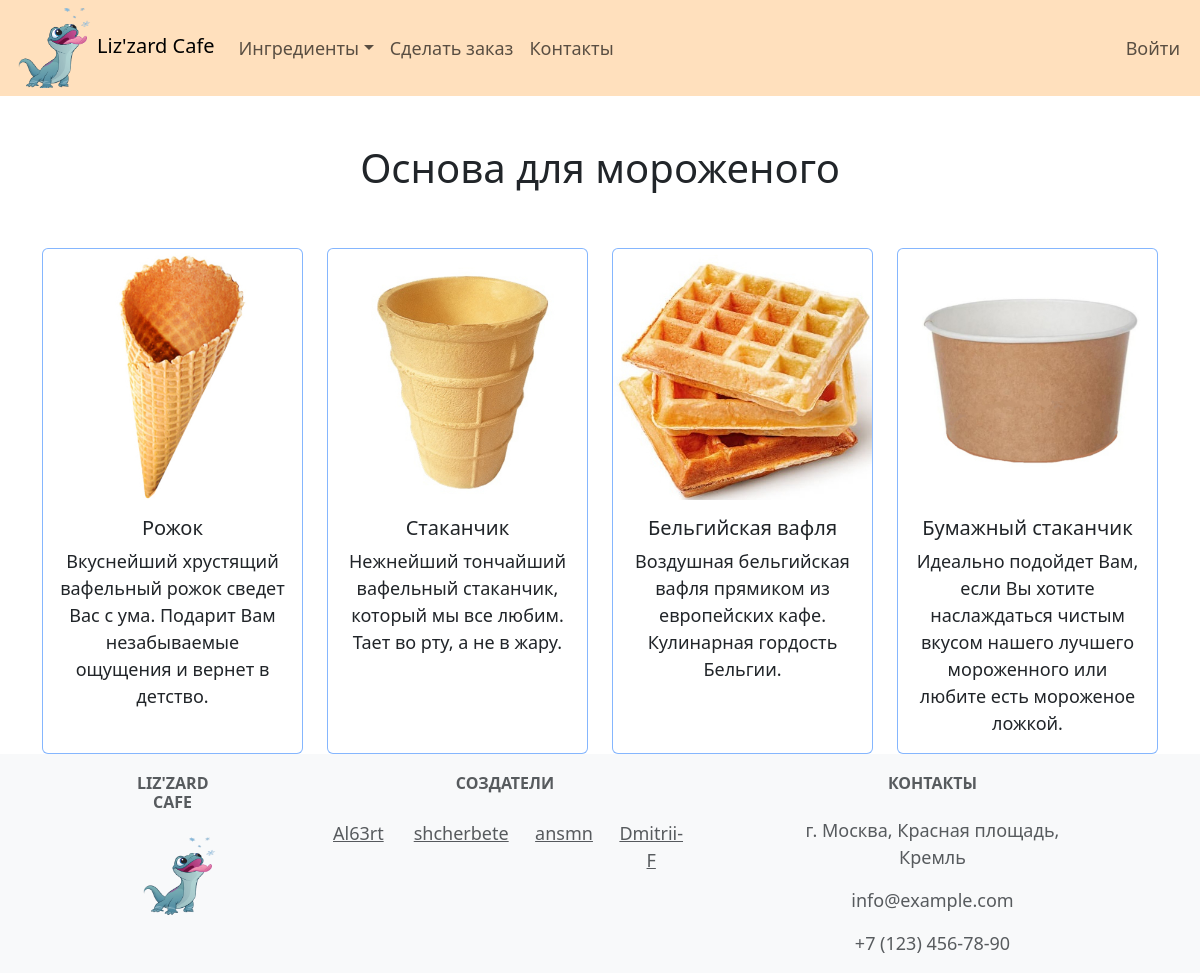
Page /containers/ on the committed database.
### icecream_bar/models.py (models this page shows, shortened)
class Container(models.Model):
    name = models.CharField(max_length=100)
    description = models.TextField()
    image = models.ImageField(upload_to='Container/', blank=True)
    price = models.PositiveIntegerField()

### icecream_bar/views.py (the view)
# urls.py: path('containers/', views.ContainersListView.as_view(), name='containers'),
class ContainersListView(ListView):
    model = Container
    template_name = 'icecream_bar/containers_list.html'
    context_object_name = 'containers_list'

### icecream_bar/templates/icecream_bar/containers_list.html
{% extends 'base/base.html' %}
{% block content %}
    <div class="container text-center">
        <h1>
            <br>
            Основа для мороженого
            <br>
            <br>
        </h1>
        <div class="row row-cols-1 row-cols-sm-2 row-cols-xl-4 g-4">
            {% for container in containers_list %}
                <div class="col">
                    <div class="card border-primary border-opacity-50 h-100 pt-1">
                        <img src="{{ container.image.url }}" class="card-img-top">
                        <div class="card-body">
                            <h5 class="card-title">{{ container.name }}</h5>
                            <p class="card-text">{{ container.description }}</p>
                        </div>
                    </div>
                </div>
                {% empty %}
                <p>Пусто.</p>
            {% endfor %}
        </div>
    </div>
{% endblock %}

### icecream_bar/static/main.css (style rules this page uses)
* + * { font-size: 18px; }
.h-100 { height: 100%; }

### rows in the picture
Container: image (picture), name "Рожок", description "Вкуснейший хрустящий вафельный рожок сведет Вас с ума. Подарит Вам незабываемые ощущения и вернет в детство."
Container: image (picture), name "Стаканчик", description "Нежнейший тончайший вафельный стаканчик, который мы все любим. Тает во рту, а не в жару."
Container: image (picture), name "Бельгийская вафля", description "Воздушная бельгийская вафля прямиком из европейских кафе. Кулинарная гордость Бельгии."
Container: image (picture), name "Бумажный стаканчик", description "Идеально подойдет Вам, если Вы хотите наслаждаться чистым вкусом нашего лучшего мороженного или любите есть мороженое ложкой."
